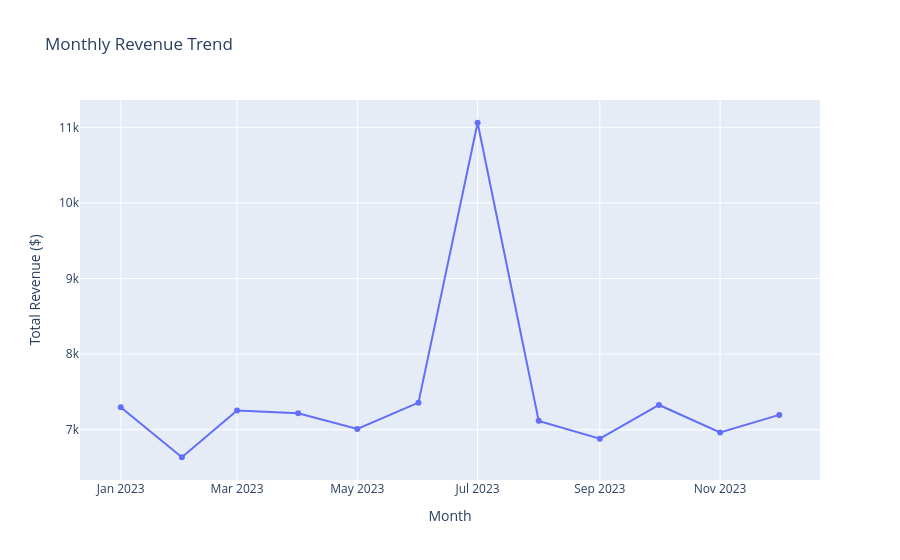

The cell this chart's notebook holds for it:
### Code cell
df_filled['Transaction Date'] = pd.to_datetime(df_filled['Transaction Date'])
df_filled['Month'] = df_filled['Transaction Date'].dt.to_period('M').astype(str)

monthly_sales = df_filled.groupby('Month')['Total Spent'].sum().reset_index()

fig4 = px.line(
   monthly_sales, 
    x='Month', 
    y='Total Spent',
    markers=True,
    title='Monthly Revenue Trend',
   color_discrete_sequence=['#636EFA']
)
fig4.update_layout(xaxis_title='Month', yaxis_title='Total Revenue ($)')
fig4.show()

### Figure 1 — Plotly figure (JSON) as saved in the notebook; plotly's stock layout.template omitted (floating-point values rounded to 4 significant figures)
{"data": [{"hovertemplate": "Month=%{x}<br>Total Spent=%{y}<extra></extra>", "legendgroup": "", "line": {"color": "#636EFA", "dash": "solid"}, "marker": {"symbol": "circle"}, "mode": "lines+markers", "name": "", "orientation": "v", "showlegend": false, "type": "scatter", "x": ["2023-01", "2023-02", "2023-03", "2023-04", "2023-05", "2023-06", "2023-07", "2023-08", "2023-09", "2023-10", "2023-11", "2023-12"], "xaxis": "x", "y": [7297.0, 6636.0, 7253.0, 7217.0, 7009.0, 7358.0, 11060.0, 7117.0, 6880.0, 7327.0, 6963.0, 7196.0], "yaxis": "y"}], "layout": {"legend": {"tracegroupgap": 0}, "title": {"text": "Monthly Revenue Trend"}, "xaxis": {"anchor": "y", "domain": [0, 1], "title": {"text": "Month"}}, "yaxis": {"anchor": "x", "domain": [0, 1], "title": {"text": "Total Revenue ($)"}}}}
